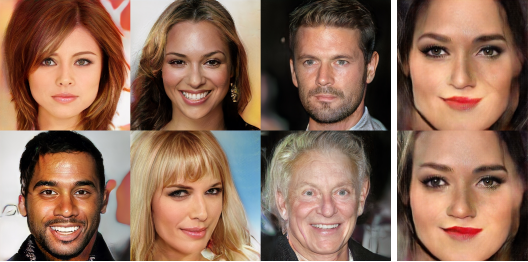
#> input picture fake_celebs.png, 528 x 262 px, found by its file name
$ jupyter execute Face_detection.ipynb
#> lines starting #> are read from the running program, lines starting #| are printed output that depends on the picture; after the words box and inside, x2 and y2 are one past the last pixel; in counts of white or black regions, pixels touching at a corner belong together
<a href="https://colab.research.google.com/github/sfansaria/Face-Detection/blob/main/Face_detection.ipynb" target="_parent"></a>

[cell 1]
from google.colab import drive
drive.mount('/content/drive')

[cell 2]
import cv2
import os

from google.colab.patches import cv2_imshow
import matplotlib.pyplot as plt
'''
img = "yourImage.png"
img = cv2.imread(img) # reads image
plt.imshow(img)

'''

[cell 3]
#pip install opencv-contrib-python

[cell 4]
imagepath = '/content/drive/My Drive/ml_datasets/fake_celebs.png'

[cell 5]
face_cascade = cv2.CascadeClassifier( os.path.join(cv2.data.haarcascades, 'haarcascade_frontalface_default.xml') )
eye_cascade = cv2.CascadeClassifier(os.path.join(cv2.data.haarcascades, 'haarcascade_eye.xml'))

[cell 6]
img = cv2.imread(imagepath)
#> img is the input picture: shape (262, 528, 3); mean B, G, R 90.5, 108.9, 142.7

gray = cv2.cvtColor(img, cv2.COLOR_BGR2GRAY)
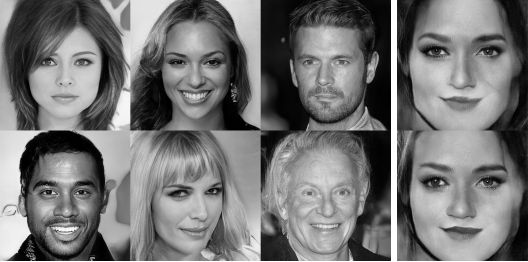
#> gray: shape (262, 528); min 0, max 255, mean 117
faces = face_cascade.detectMultiScale(gray, 1.301, 5)
#> faces = [[284, 30, 81, 81], [21, 30, 90, 90], [154, 30, 82, 82], [20, 155, 90, 90], [284, 159, 85, 85], [406, 9, 113, 113], [403, 136, 116, 116]]
print("Found {0} faces".format(len(faces)))
#| Found 7 faces
for (x,y,w,h) in faces:
    cv2.rectangle(img,(x,y),(x+w,y+h),(100,200,250),2)
    roi_gray = gray[y:y+h, x:x+w]
    roi_color = img[y:y+h, x:x+w]
    eyes = eye_cascade.detectMultiScale(roi_gray)
    for (ex,ey,ew,eh) in eyes:
         cv2.rectangle(roi_color,(ex,ey),(ex+ew,ey+eh),(200,150,250),2)
#> this loop made 7 passes
#> (x, y, w, h, eyes) on passes 1 to 7: (284, 30, 81, 81, [[15, 20, 22, 22], [47, 21, 21, 21]]), (21, 30, 90, 90, [[16, 21, 23, 23], [49, 20, 24, 24]]), (154, 30, 82, 82, [[12, 19, 24, 24], [44, 21, 23, 23]]), (20, 155, 90, 90, [[50, 27, 23, 23], [16, 25, 24, 24]]), (284, 159, 85, 85, [[47, 22, 22, 22], [13, 22, 24, 24]]), (406, 9, 113, 113, [[12, 25, 33, 33], [66, 26, 33, 33]]), (403, 136, 116, 116, [[14, 28, 35, 35], [69, 29, 34, 34]])
#> pass 1, `roi_gray = gray[y:y+h, x:x+w]`:
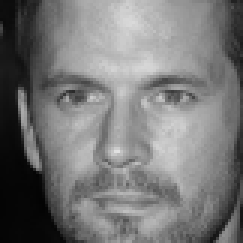
#> roi_gray: shape (81, 81) (shown 3 times larger); min 3, max 226, mean 119.3
#> pass 1, `roi_color = img[y:y+h, x:x+w]`:
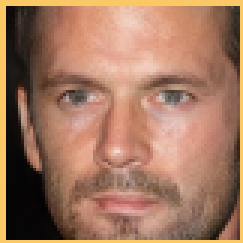
#> roi_color: shape (81, 81, 3) (shown 3 times larger); mean B, G, R 95.7, 119.1, 161.7
#> pass 2, `roi_gray = gray[y:y+h, x:x+w]`:
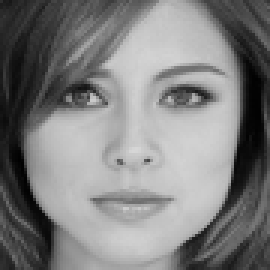
#> roi_gray: shape (90, 90) (shown 3 times larger); min 1, max 214, mean 126.7
#> pass 2, `roi_color = img[y:y+h, x:x+w]`:
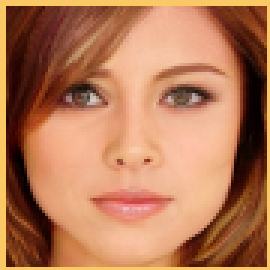
#> roi_color: shape (90, 90, 3) (shown 3 times larger); mean B, G, R 86.9, 121.4, 181.2
#> after the loop:
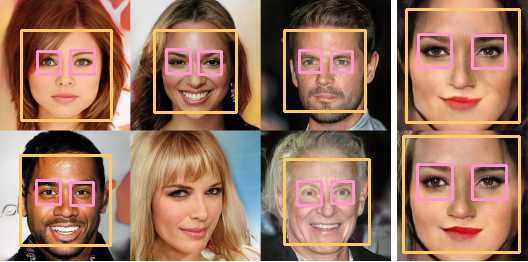
#> img: shape (262, 528, 3); 8.8% of pixels changed, all inside (x1, y1, x2, y2) = (19, 8, 521, 254)
#> after the loop:
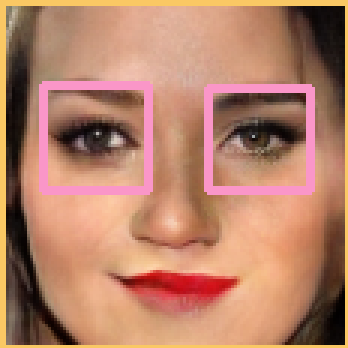
#> roi_color: shape (116, 116, 3) (shown 3 times larger); mean B, G, R 104.9, 129.2, 181.9
#> after the loop:
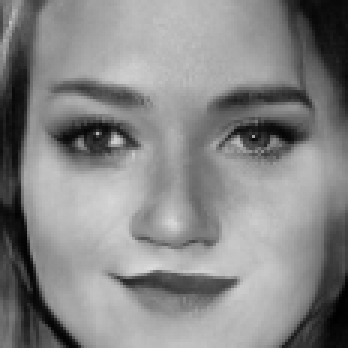
#> roi_gray: shape (116, 116) (shown 3 times larger); min 1, max 219, mean 134.4

plt.imshow(img)
cv2.waitKey(0)
cv2.destroyAllWindows()
